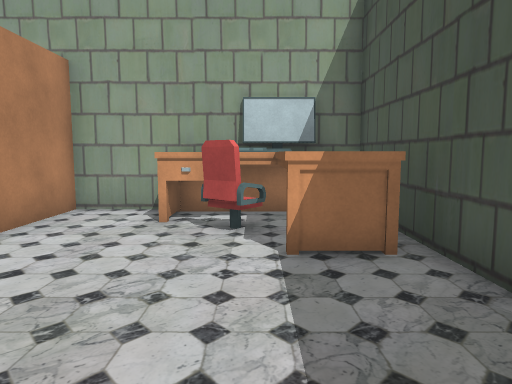
[1] (above)

21 first-person views from a walk through a scene from a Unity 3-D project. The camera is 1.3 m above the floor, tilts 6° down and sees 70° across. The floor is counted in squares, 1 m on a side. Each view is taken from the middle of a square. On the plan, view 1 faces up. The plan holds only what a view shows up to about 15 squares ahead; the rest is blank. The place goes on beyond the plan. Some surface patterns are stand-ins.

[2]
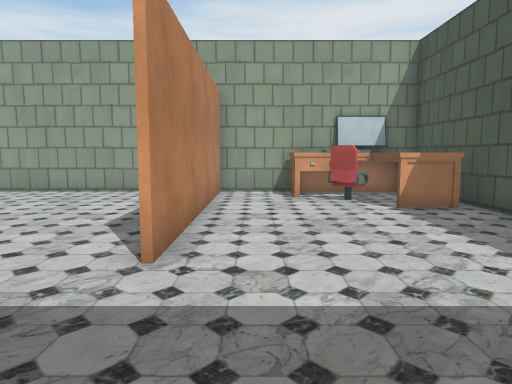

[3]
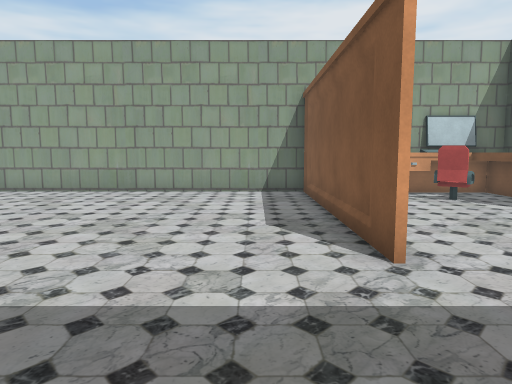

[4]
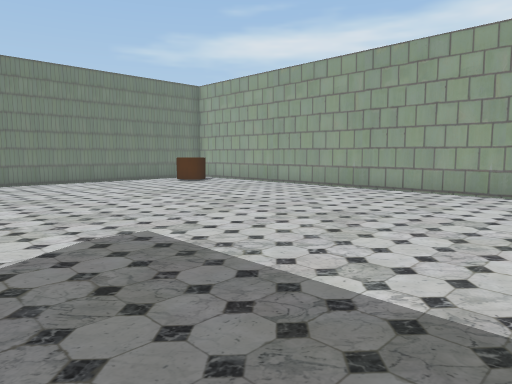

[5]
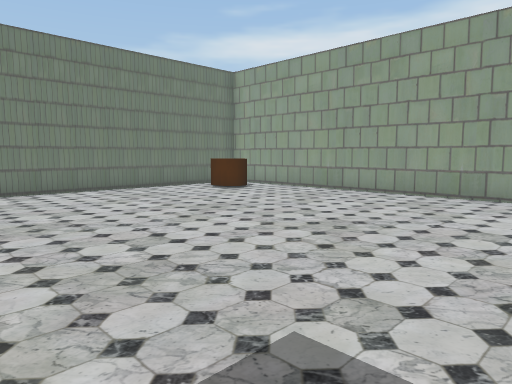

[6]
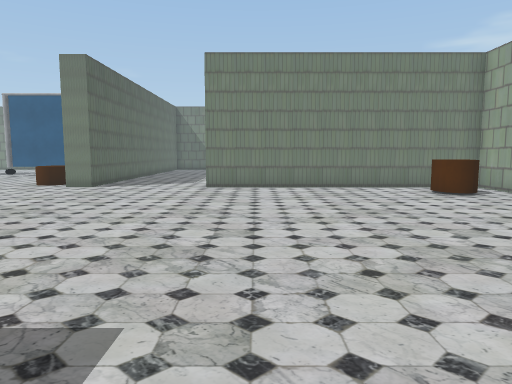

[7]
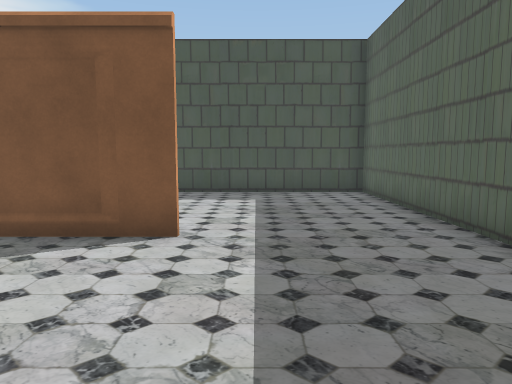

[8]
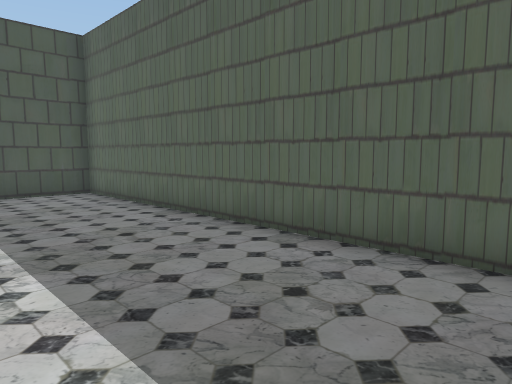

[9]
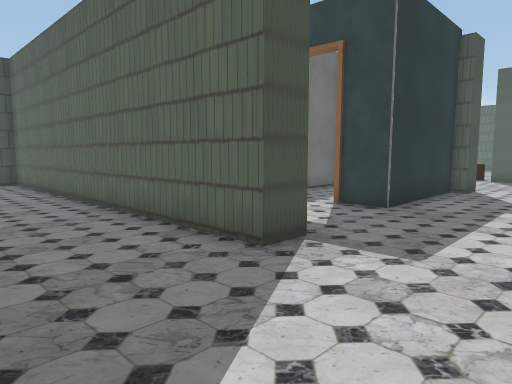

[10]
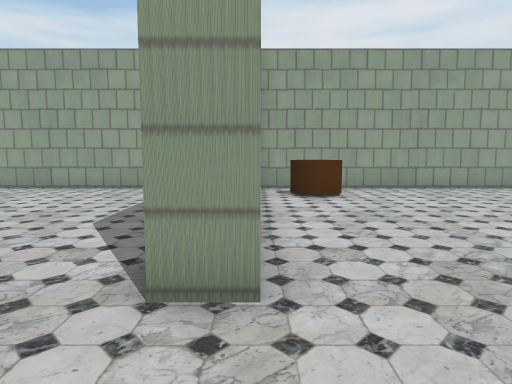

[11]
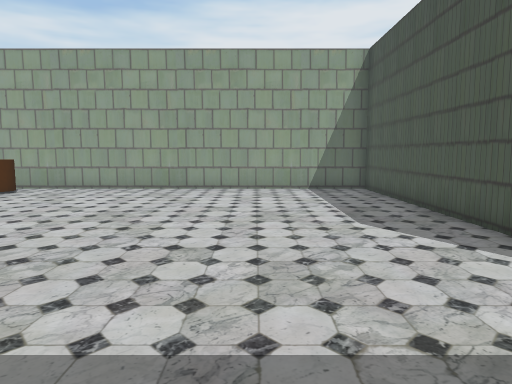

[12]
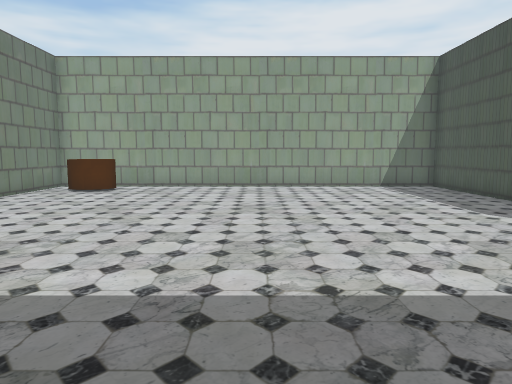

[13]
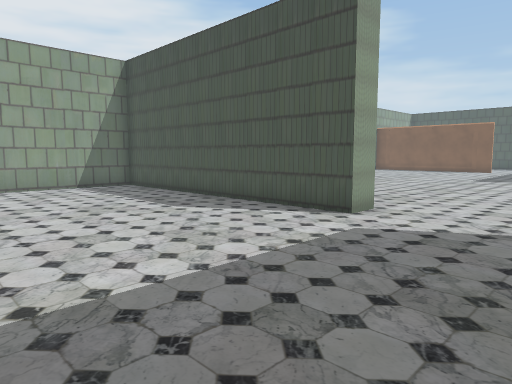

[14]
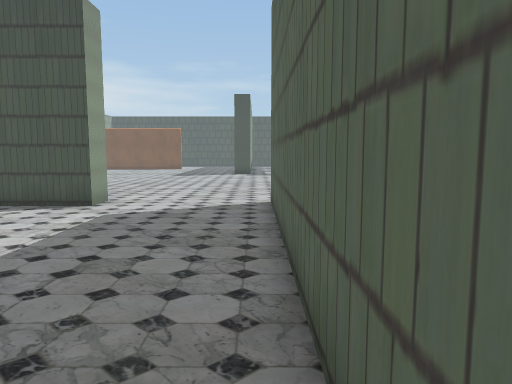

[15]
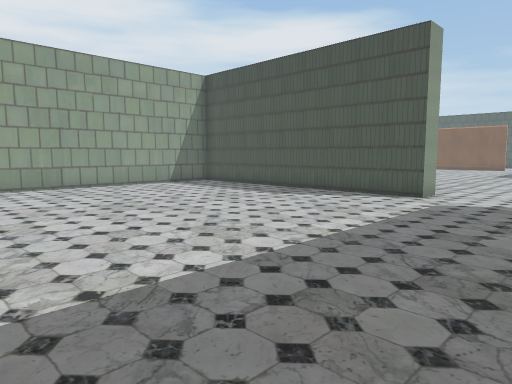

[16]
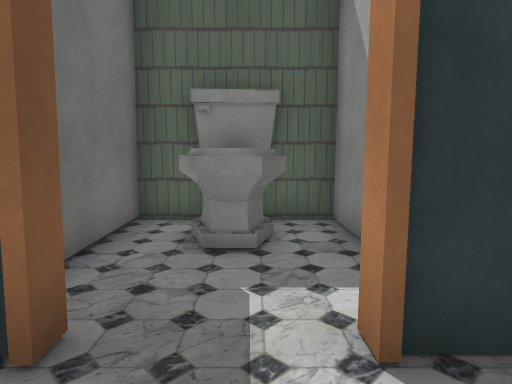

[17]
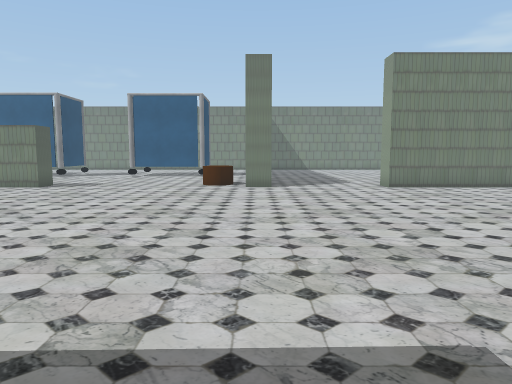

[18]
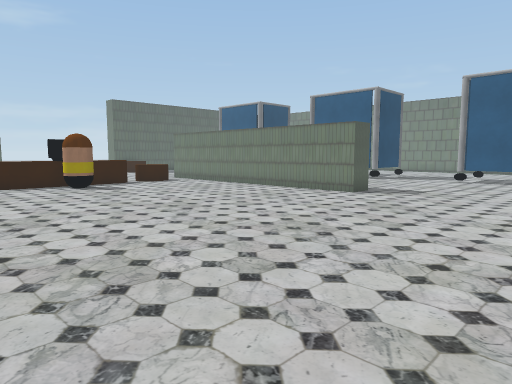

[19]
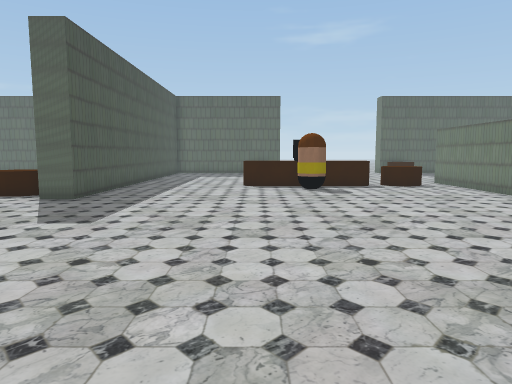

[20]
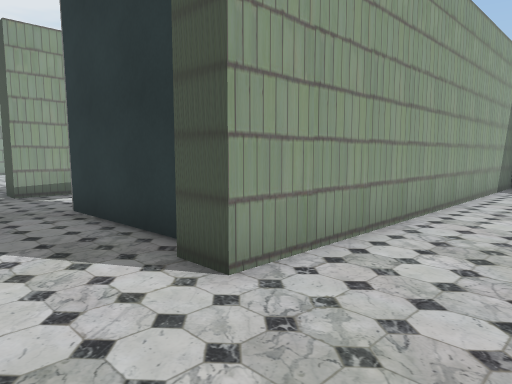

[21]
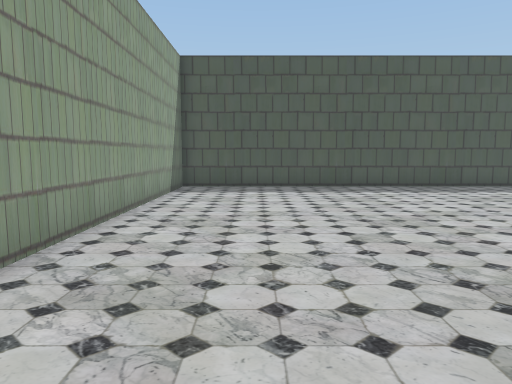

### Floor plan
Key: @ floor where view 1 was taken; # wall or solid block; . floor; ^ raised ledge; E desk; C computer; Y cylinder; O other object.
Columns run from 38 left of view 1 to 3 right of it. Each row starts with its distance up from view 1.
  9 #########################################
  8 ............##....................#.EECCE
  7 Y...........## YY.................#.EEE E
  6 ............##YY..................#..OE E
  5 ............##....................#...EEE
  4 ............##....................#......#
  3 ............##....................#......#
  2 ............##....................#......#
  1 ............##....................#......#
  0  ...........##........................@..#
 -1  ...........##...........................#
 -2   ..........##...........................#
 -3  ........................................#
 -4  ........................................#
 -5   .........................###############
 -6  . ........................##
 -7     #########.................
 -8            YY................
 -9            YY..............O#.O#
-10             ...............#...#
-11            ................#...#
-12       #....................#.OO#
-13        ....................#.OO#
-14         ...................#####
-15          ...##.............###############
-16           .. #...........................#
-17              #...........................#
-18              #...........................#
-19              #...........................#
-20              #...........................#
-21              #............##YY...........#
-22              #............# YY ..........#
-23              #.....O......#      ........#
-24              #.....O......#       .......#
-25              #YYYY^ ^Y....#         .....#

Where each view was taken, in squares from view 1:
view 1: 0 up, 0 right, facing up
view 2: 4 down, 3 left, facing up
view 3: 4 down, 6 left, facing up
view 4: 4 down, 8 left, facing up-left
view 5: 3 down, 12 left, facing up-left
view 6: 0 up, 11 left, facing left
view 7: 1 down, 10 left, facing right
view 8: 0 up, 10 left, facing down-right
view 9: 1 down, 15 left, facing down-right
view 10: 5 down, 25 left, facing up
view 11: 5 down, 30 left, facing up
view 12: 6 down, 33 left, facing up
view 13: 6 down, 33 left, facing up-right
view 14: 6 down, 35 left, facing right
view 15: 6 down, 37 left, facing up-right
view 16: 7 down, 9 left, facing down
view 17: 7 down, 11 left, facing left
view 18: 9 down, 14 left, facing down-left
view 19: 10 down, 17 left, facing down
view 20: 18 down, 14 left, facing up-right
view 21: 18 down, 12 left, facing right
